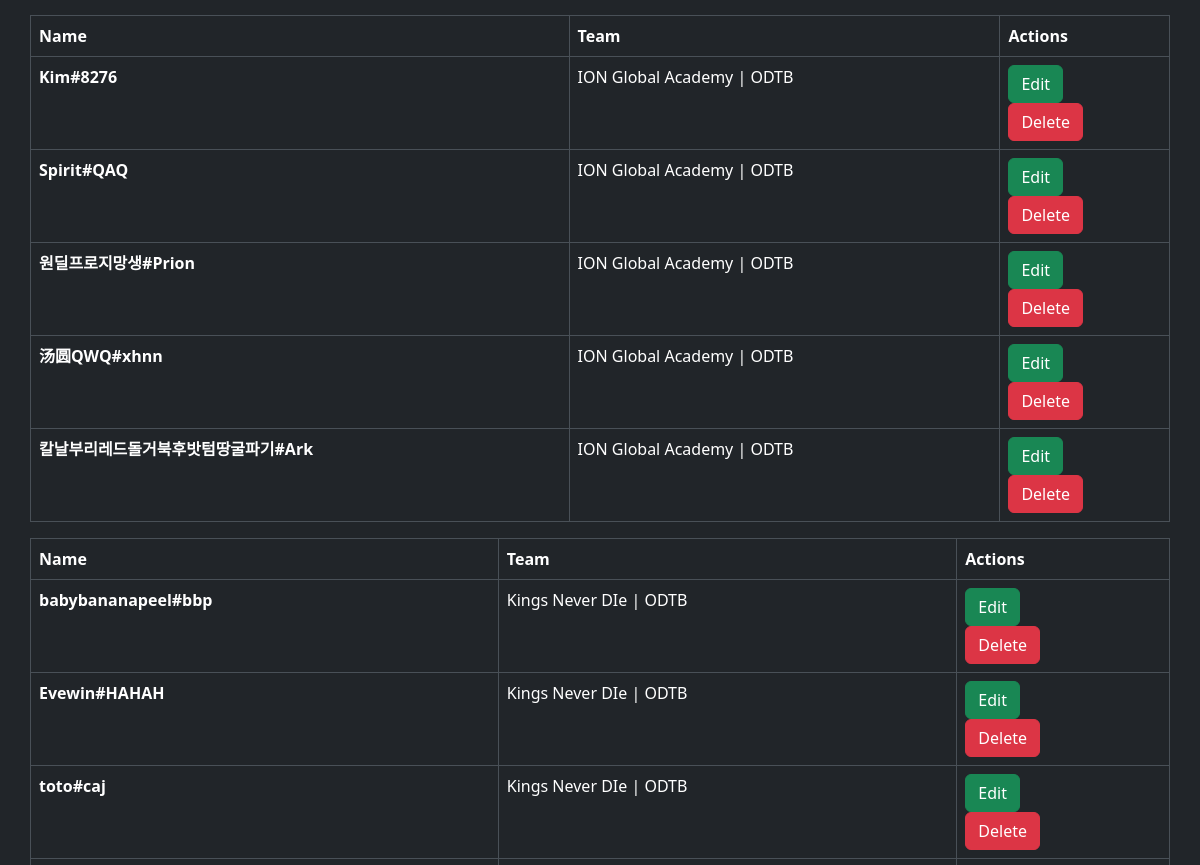
Before: /Players/ (signed in, middle part) with the older database file.
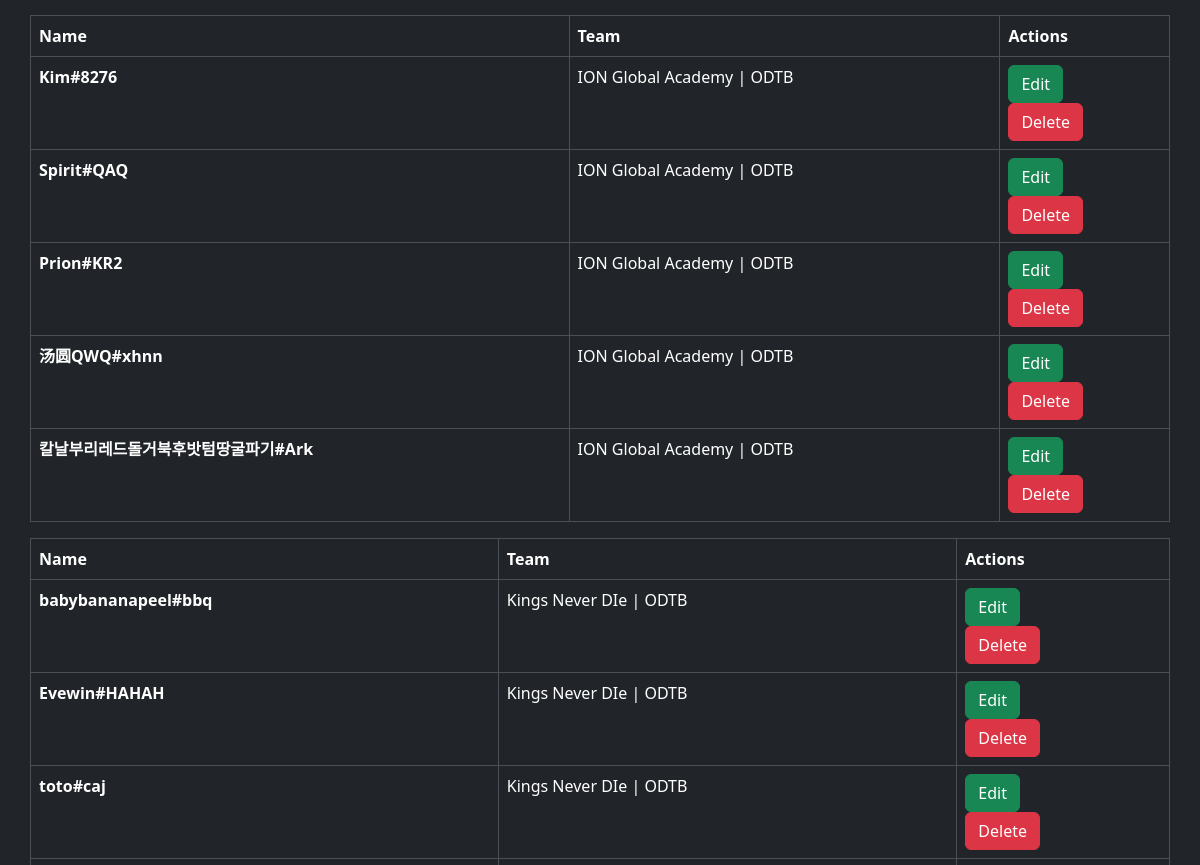
After: the same page with the newer database file.
### App/models.py (models this page shows)
class Players(db.Model):
    __tablename__="Players"
    id = db.Column(db.Integer, primary_key=True)
    puid = db.Column(db.String(256))
    name = db.Column(db.String(64))
    team = db.Column(db.String(64))
    killsavg = db.Column(db.String(64))
    deathsavg=db.Column(db.String(64))
    assistsavg=db.Column(db.String(64))
    goldavg=db.Column(db.String(64))
    winpercentage=db.Column(db.String(64))
    dmgavg=db.Column(db.String(64))
    creepscoreavg=db.Column(db.String(64))

### App/BluePrints/PlayersBP.py (the view)
@bp.route('/Players/')
@login_required
def players():
    data = Players.query.all()
    teams = Teams.query.all()
    return render_template('Players/Players.html', headings = headings.PlayerHeadings, data = data, teams=teams)

### App/templates/Players/Players.html (shortened to what this page needs)
{% extends "Base.html" %}
{% import "bootstrap/wtf.html" as wtf %}
{% block content %}
<div class="container">
  <div class="row">
    <div class="col-12">
      {% for Team in teams%}
      <table class="table table-bordered">
        <thead>
          <tr>
            <th scope="col">Name</th>
            <th scope="col">Team</th>
            <th scope="col">Actions</th>
          </tr>
        </thead>
        <tbody>
          {% for player in data%}
          {% if Team.id|int() == player.team|int() %}
          <tr>
              <th scope="row">
                  {{player.name}}
              </th>
              <td>
                      {{Team.name}} | {{Team.description}}
              </td>
              <td>
                <button type="button" class="btn btn-success" onclick="Edit('{{player.id}}')">Edit</button>
                <button type="button" class="btn btn-danger" onclick="Del('{{player.id}}')">Delete</button>
              </td>
          </tr>
          {% endif %}
      {% endfor %}
        </tbody>
      </table>
      {% endfor %}
    </div>
  </div>
</div>
{% endblock %}

Changed rows visible on the page:
changed Players: name "원딜프로지망생#Prion" → "Prion#KR2"
changed Players: name "babybananapeel#bbp" → "babybananapeel#bbq"
